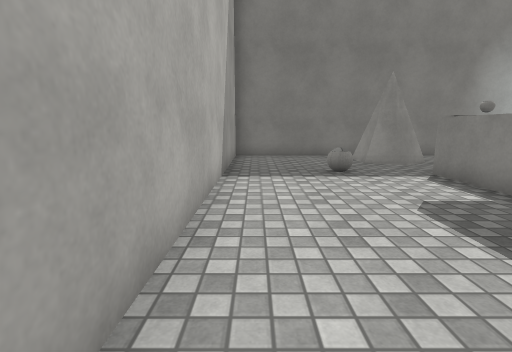
View 1 (above)

12 first-person views from a walk through a Unity game level. The camera is 1.2 m above the floor, tilts 10° down and sees 85° across. The floor is counted in squares, 1 m on a side. Each view is taken from the middle of a square. On the plan, view 1 faces up. The plan holds only what a view shows up to about 13 squares ahead; the rest is blank. The place goes on beyond the plan. Some animated figures are left out. Some surface patterns are stand-ins.

View 2
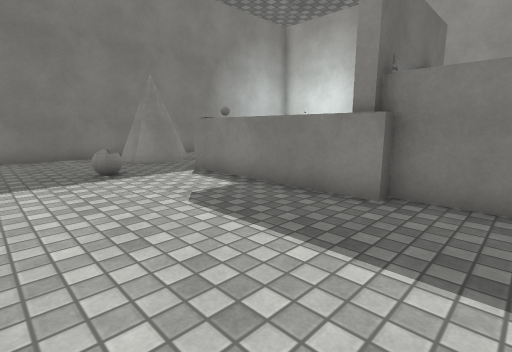

View 3
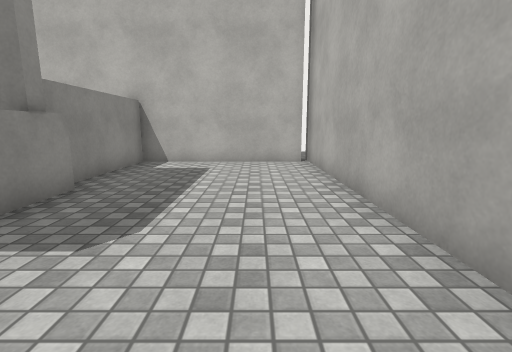

View 4
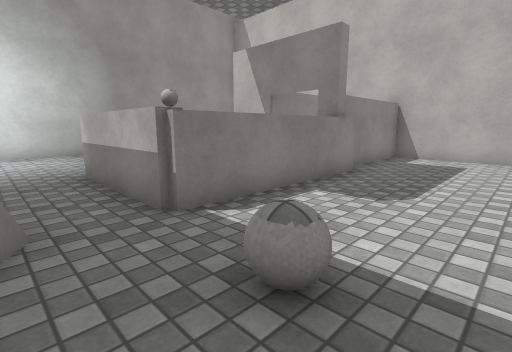

View 5
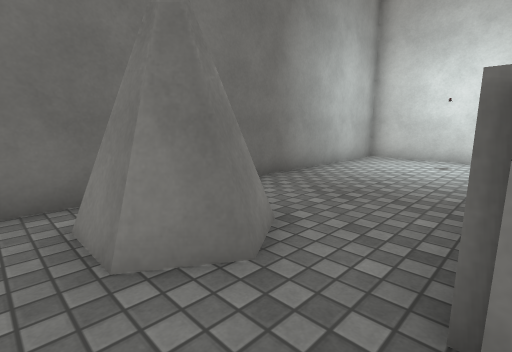

View 6
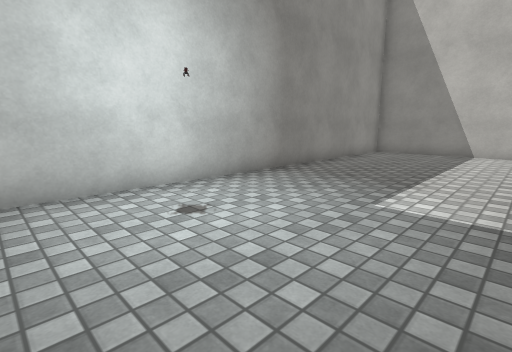

View 7
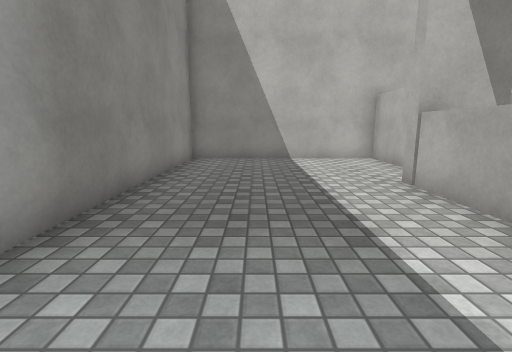

View 8
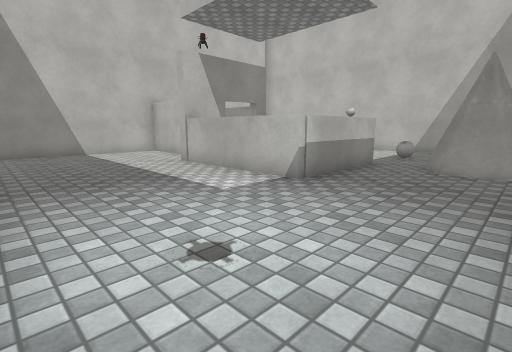

View 9
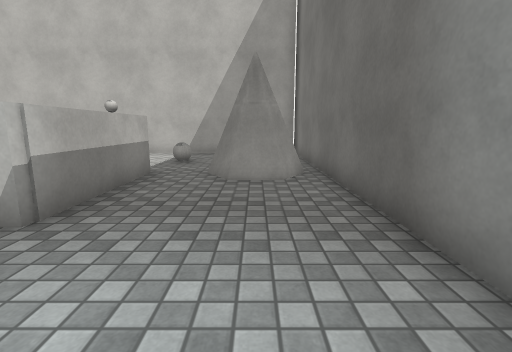

View 10
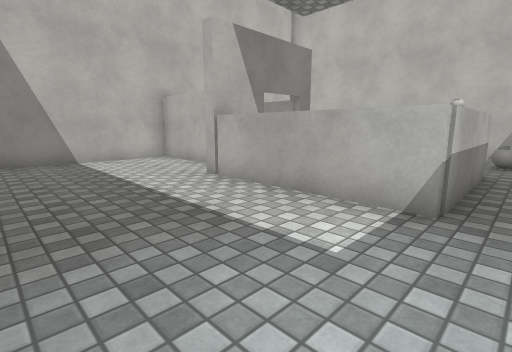

View 11
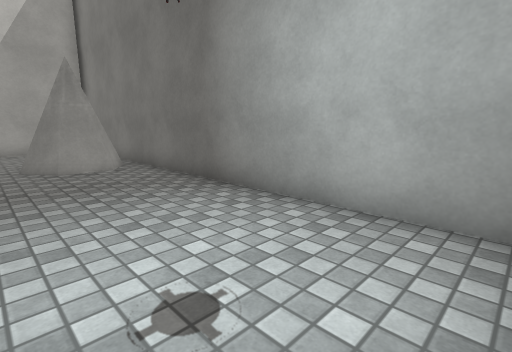

View 12
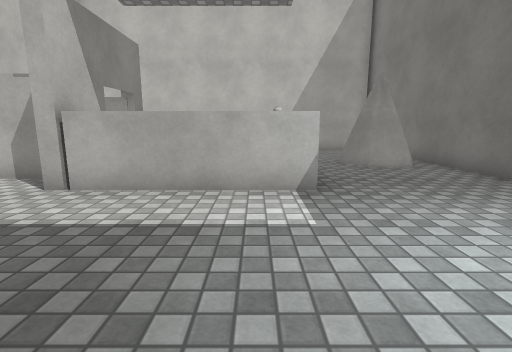

### Floor plan
Key: @ floor where view 1 was taken; # wall or solid block; . floor; = window, fence, low wall or low ledge; ^ raised ledge.
Columns run from 1 left of view 1 to 15 right of it. Each row starts with its distance up from view 1.
 12 #################
 11 #....##.........#
 10 #....##.........#
  9 #....##.........#
  8 #..=............#
  7 #..=..#^##^.....#
  6 #.....#   ^.....#
  5 #.....#   ^.....#
  4 #.....#   ^.....#
  3 #.....#   ^.....#
  2 #.....# ###.....#
  1 #.....# #.......#
  0 #@....# #.......#
 -1 #.....# #.......#
 -2 #.....# #.......#
 -3 #################

Where each view was taken, in squares from view 1:
view 1: 0 up, 0 right, facing up
view 2: 0 up, 0 right, facing up-right
view 3: 7 up, 1 right, facing down
view 4: 9 up, 1 right, facing down-right
view 5: 7 up, 3 right, facing up-right
view 6: 11 up, 9 right, facing down-right
view 7: 8 up, 12 right, facing down
view 8: 11 up, 14 right, facing down-left
view 9: 10 up, 12 right, facing left
view 10: 8 up, 13 right, facing down-left
view 11: 8 up, 14 right, facing up-left
view 12: 6 up, 14 right, facing left
